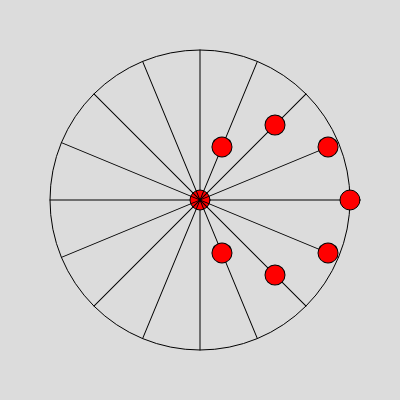
Frame 1 (no input)
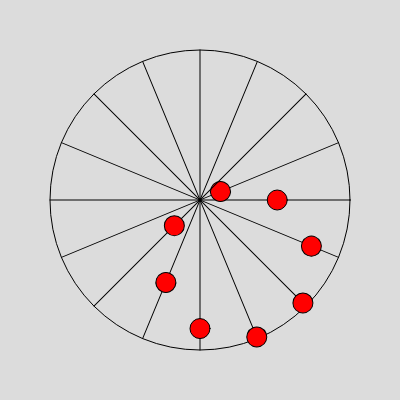
Frame 60 (no input)
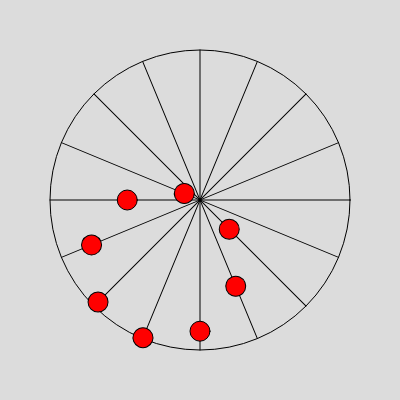
Frame 120 (the mouse pressed at the canvas centre since frame 60)

The p5.js sketch that drew these frames (run headless with seeded random() and noise() and a simulated clock; from frame 60 on, the mouse is pressed at the canvas centre):

// p5.js sketch
// ── sketch.js
let x;
let y;
let angle = 0;
let r = 150;
let numAxis = 4;
let shiftingAngle = [];
let x2 = [];
let y2 = [];

function setup() {
  createCanvas(400, 400);
  angleMode(DEGREES);

  for (let i = 0; i < numAxis; i++) {
    shiftingAngle[i] = (i * 90) / numAxis;
  }
}

function draw() {
  background(220);
  stroke(0);
  // angle = map(mouseX, 0, width, 0, 360);
  // xr = r * cos(angle);
  // yr = r * sin(angle);
  // xb = r * cos(angle + 10);
  // yb = r * sin(angle + 10);
  // xy = r * cos(angle + 20);
  // yy = r * sin(angle + 20);
  translate(width / 2, height / 2);
  noFill();
  ellipse(0, 0, r * 2, r * 2);

  for (let i = 0; i < numAxis; i++) {
    x2[i] = r * cos(angle + shiftingAngle[i]);
    y2[i] = r * sin(angle + shiftingAngle[i]);

    push();
    rotate(-shiftingAngle[i]);

    line(-r, 0, r, 0, 0);
    line(0, -r, 0, r, 0);

    fill("red");
    ellipse(x2[i], 0, 20, 20);
    ellipse(0, y2[i], 20, 20);

    // fill("blue");
    // ellipse(xb, yb, 20, 20);

    // fill("yellow");
    // ellipse(xy, yy, 20, 20);
    pop();
  }

  angle += 1;

  // line(-r, 0, r, 0, 0);
  // line(0, -r, 0, r, 0);

  // fill("red");
  // ellipse(xr, yr, 20, 20);

  // fill("blue");
  // ellipse(xb, yb, 20, 20);

  // fill("yellow");
  // ellipse(xy, yy, 20, 20);
}
